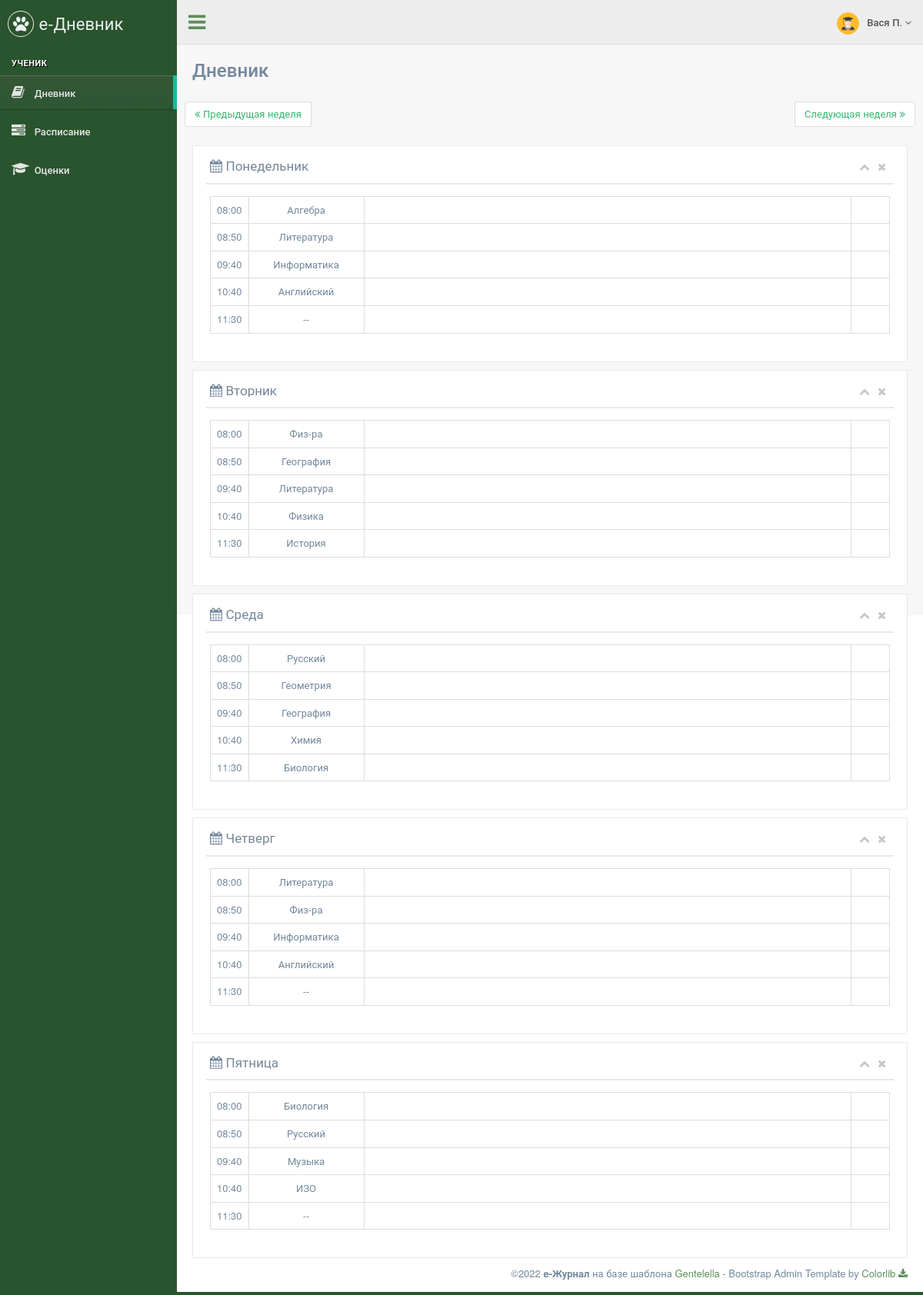
/student/diary/1 (signed in), run on the app's committed database.
### data/menu.py (models this page shows)
class Menu(ORMBase):
    __tablename__ = 'menu'
    id = Column(Integer, primary_key=True, autoincrement=True, unique=True)
    name = Column(String, nullable=True)
    section = Column(String, nullable=True)
    title = Column(String, nullable=True)
    icon = Column(String, nullable=True)
    ref = Column(String, nullable=True)
    roles = Column(String, nullable=True)
    order = Column(Integer, nullable=True)

### data/users.py (models this page shows)
class Users(ORMBase, UserMixin):
    __tablename__ = 'users'
    __json_exclude__ = set(["password"])
    id = Column(Integer, primary_key=True, autoincrement=True, unique=True)
    name = Column(String, nullable=True)
    surname = Column(String, nullable=True)
    otchestvo = Column(String, nullable=True)
    login = Column(String, nullable=True)
    password = Column(String, nullable=True)
    role = Column(String, nullable=True)
    class_id = Column(Integer, ForeignKey('classes.cl_id'), nullable=True)
    active = Column(Integer, nullable=True)

### main.py (the view)
@app.route('/student/diary/<n>')
def student_diary(n):
    cls_cur = session.query(Classes).filter(Classes.cl_id == current_user.class_id).first()
    class_name = str(cls_cur.number) + '-' + cls_cur.letter
    today = datetime.datetime.today()
    today_weekday = datetime.datetime.today().weekday()
    week_dates = {'Понедельник': str(today - datetime.timedelta(days=(today_weekday - 0 - (int(n) * 7)))).split(' ')[0],
                  'Вторник': str(today - datetime.timedelta(days=(today_weekday - 1 - (int(n) * 7)))).split(' ')[0],
                  'Среда': str(today - datetime.timedelta(days=(today_weekday - 2 - (int(n) * 7)))).split(' ')[0],
                  'Четверг': str(today - datetime.timedelta(days=(today_weekday - 3 - (int(n) * 7)))).split(' ')[0],
                  'Пятница': str(today - datetime.timedelta(days=(today_weekday - 4 - (int(n) * 7)))).split(' ')[0],
                  'Суббота': str(today - datetime.timedelta(days=(today_weekday - 5 - (int(n) * 7)))).split(' ')[0],
                  'Воскресенье': str(today - datetime.timedelta(days=(today_weekday - 6 - (int(n) * 7)))).split(' ')[0]}
    sch = loads(session.query(Classes).filter(Classes.cl_id == current_user.class_id).first().schedule)
    days = {'Понедельник': [[x,
                             session.query(Homeworks).filter(Homeworks.date == week_dates['Понедельник'], Homeworks.subject == x, Homeworks.class_id == cls_cur.cl_id).first(),
                             session.query(Grade).filter(Grade.user_id == current_user.id, Grade.subject == x, Grade.date == week_dates['Понедельник']).all()
                             ] for x in sch['mon']],
            'Вторник': [[x,
                         session.query(Homeworks).filter(Homeworks.date == week_dates['Вторник'], Homeworks.subject == x, Homeworks.class_id == cls_cur.cl_id).first(),
                         session.query(Grade).filter(Grade.user_id == current_user.id, Grade.subject == x, Grade.date == week_dates['Вторник']).all()
                         ] for x in sch['tue']],
            'Среда': [[x,
                       session.query(Homeworks).filter(Homeworks.date == week_dates['Среда'], Homeworks.subject == x, Homeworks.class_id == cls_cur.cl_id).first(),
                       session.query(Grade).filter(Grade.user_id == current_user.id, Grade.subject == x, Grade.date == week_dates['Среда']).all()
                       ] for x in sch['wed']],
            'Четверг': [[x,
                         session.query(Homeworks).filter(Homeworks.date == week_dates['Четверг'], Homeworks.subject == x, Homeworks.class_id == cls_cur.cl_id).first(),
                         session.query(Grade).filter(Grade.user_id == current_user.id, Grade.subject == x, Grade.date == week_dates['Четверг']).all()
                         ] for x in sch['thu']],
            'Пятница': [[x,
                         session.query(Homeworks).filter(Homeworks.date == week_dates['Пятница'], Homeworks.subject == x, Homeworks.class_id == cls_cur.cl_id).first(),
                         session.query(Grade).filter(Grade.user_id == current_user.id, Grade.subject == x, Grade.date == week_dates['Пятница']).all()
                         ] for x in sch['fri']]
            }
    rngs = loads(session.query(Classes).filter(Classes.cl_id == current_user.class_id).first().time_schedule)
    times = rngs['day']
    return render_page(['admin', 'student'], '/student/diary/0', 'student_diary.html',
                       class_name=class_name,
                       days=days,
                       week_dates=week_dates,
                       n=int(n),
                       datetime=datetime.datetime,
                       times=times)

### main.py (called while the page is built)
@login_manager.user_loader
def load_user(user_id):
    return session.query(Users).get(user_id)

def get_menu(role):
    items = session.query(Menu).filter(Menu.roles.ilike(f'%{role}%')).all()
    menu = dict()
    section = ""
    for item in items:
        if item.section:
            arr = menu.get(section)
            arr.append(item)
            menu[section] = arr
        else:
            section = item.title
            menu[section] = []
    return menu

def render_page(roles, ref, template, **context):
    if not login_fresh():
        return render_403()
    else:
        if current_user.role in roles:
            menu = get_menu(current_user.role)
            if not context:
                context = dict()
            context["menu"] = menu
            context["ref"] = ref
            context["role"] = current_user.role
            context["username"] = f"{current_user.name} {current_user.surname[0]}."
            return render_template(template, **context)
        else:
            return render_403()

### templates/student_diary.html (shortened to what this page needs)
{% extends "page_base.html" %}
{% block content %}
{% set a = {'01': 'января', '02': 'февраля', '03': 'марта', '04': 'апреля', '05': 'мая', '06': 'июня', '07': 'июля', '08': 'августа', '09': 'сентября', '10': 'октября', '11': 'ноября', '12': 'декабря'} %}
<div class="">
    <div class="page-title">
        <div class="title_left">
            <h3>Дневник</h3>
        </div>
        <div class="clearfix"></div>
        <div class="row">
            <nav aria-label="Page navigation">
                <ul class="pagination nav-week">
                    <li class="page-item prev-week">
                        <a class="page-link" href={{n - 1}}><i class="fa fa-angle-double-left"></i> Предыдущая неделя</a>
                    </li>
                    <li class="page-item next-week">
                        <a class="page-link" href={{n + 1}}>Следующая неделя <i class="fa fa-angle-double-right"></i></a>
                    </li>
                </ul>
            </nav>
            {% for day in days.keys() %}
            {% set tod_d = datetime.strptime(week_dates[day], '%Y-%m-%d') %}
            <div class="col-md-12 col-sm-12 col-xs-12">
                <div class="x_panel">
                    <div class="x_title">
                        <h2><i class="fa fa-calendar"></i> {{day}}<small> {{tod_d.day}} {{a[week_dates[day].split('-')[1]]}}</small></h2>
							<ul class="nav navbar-right panel_toolbox">
							  <li><a class="collapse-link"><i class="fa fa-chevron-up"></i></a></li>
							  <li><a class="close-link"><i class="fa fa-close"></i></a></li>
							</ul>
                        <div class="clearfix"></div>
                    </div>
                    <div class="x_content">
                        <table align="center" class="table table-bordered table-homework">
                            {% for i in range(5) %}
                            <tr>
                                <td width="10">{{ times[i] }}</td>
                                {% if days[day][i] and days[day][i][0] != None %}
                                <td align="center" width="150">{{ days[day][i][0] }}</td>
                                {% else %}
                                <td align="center" width="150">--</td>
                                {% endif %}
                                {% if days[day][i] and days[day][i][1] != None %}
                                <td>{{ days[day][i][1].homework }}</td>
                                {% else %}
                                <td>&nbsp;</td>
                                {% endif %}
                                {% if days[day][i] and days[day][i][2] != None %}
                                <td align="center" width="50" class="td-grade">
                                </td>
                                {% else %}
                                <td>&nbsp;</td>
                                {% endif %}
                            </tr>
                            {% endfor %}
                        </table>
                    </div>
                </div>
            </div>
            {% endfor %}
        </div>
    </div>
</div>
{% endblock %}

### templates/page_base.html (shortened to what this page needs)
<!DOCTYPE html>
<html lang="en">
  <head>
    <link href="/static/vendors/bootstrap/css/bootstrap.min.css" rel="stylesheet">
    <link href="/static/vendors/font-awesome/css/font-awesome.min.css" rel="stylesheet">
    <link href="/static/vendors/nprogress/nprogress.css" rel="stylesheet">
    <link href="/static/vendors/animate.css/animate.min.css" rel="stylesheet">
    <link href="/static/vendors/datatables.net-bs/css/dataTables.bootstrap.min.css" rel="stylesheet">
    <link href="/static/vendors/datatables.net-buttons-bs/css/buttons.bootstrap.min.css" rel="stylesheet">
    <link href="/static/vendors/datatables.net-fixedheader-bs/css/fixedHeader.bootstrap.min.css" rel="stylesheet">
    <link href="/static/vendors/datatables.net-responsive-bs/css/responsive.bootstrap.min.css" rel="stylesheet">
    <link href="/static/vendors/datatables.net-scroller-bs/css/scroller.bootstrap.min.css" rel="stylesheet">
    <link href="/static/vendors/switchery/switchery.css" rel="stylesheet">
    <link href="/static/vendors/bootstrap-datetimepicker/css/bootstrap-datetimepicker.css" rel="stylesheet">
    <link href="/static/css/custom.css" rel="stylesheet">
  </head>
  <body class="nav-md">
    <div class="container body">
      <div class="main_container">
        <div class="col-md-3 left_col">
          <div class="left_col scroll-view">
            <div class="navbar nav_title" style="border: 0;">
              <a href="index.html" class="site_title"><i class="fa fa-paw"></i> <span>е-Дневник</span></a>
            </div>
            <br />
            <div id="sidebar-menu" class="main_menu_side hidden-print main_menu">
              {% for section in menu.keys() %}
                <div class="menu_section">
                  <h3>{{ section }}</h3>
                  <ul class="nav side-menu">
                    {% for item in menu.get(section) %}
                      {% if item.ref == ref %}
                        <li class="active"><a href="{{ item.ref }}"><i class="{{ item.icon }}"></i> {{ item.title }}</a></li>
                      {% else %}
                        <li><a href="{{ item.ref }}"><i class="{{ item.icon }}"></i> {{ item.title }}</a></li>
                      {% endif %}
                    {% endfor %}
                  </ul>
                </div>
              {% endfor %}
            </div>
          </div>
        </div>
        <div class="top_nav">
          <div class="nav_menu">
            <nav>
              <div class="nav toggle">
                <a id="menu_toggle"><i class="fa fa-bars"></i></a>
              </div>
              <ul class="nav navbar-nav navbar-right">
                <li class="">
                  <a href="javascript:;" class="user-profile dropdown-toggle" data-toggle="dropdown" aria-expanded="false">
                    <img src="/static/images/{{ role }}.png" alt="">{{ username }}
                    <span class=" fa fa-angle-down"></span>
                  </a>
                </li>
              </ul>
            </nav>
          </div>
        </div>
        <div id="page-content" class="right_col" role="main">
          {% block content %}{% endblock %}
        </div>
        <footer>
          <div class="pull-right">
            ©2022 <b>e-Журнал</b> на базе шаблона <a href="https://colorlib.com/polygon/gentelella/index.html">Gentelella</a> - Bootstrap Admin Template by <a href="https://github.com/ColorlibHQ/gentelella">Colorlib <i class="fa fa-download"></i></a>
          </div>
        </footer>
      </div>
    </div>
  </body>
</html>

### data on the page
Menu: title "УЧЕНИК"
Menu: title "Дневник"
Menu: title "Расписание"
Menu: title "Оценки"
Users: role (picture)

### other printed values
{{ username }} "Вася П."
{{ day }} "Понедельник" "Вторник" "Среда" "Четверг" "Пятница"
{{ times[i] }} "08:00" "08:50" "09:40" "10:40" "11:30" "08:00" "08:50" "09:40" "10:40" "11:30" "08:00" "08:50" "09:40" "10:40" "11:30" "08:00" "08:50" "09:40" "10:40" "11:30" "08:00" "08:50" "09:40" "10:40" "11:30"
{{ days[day][i][0] }} "Алгебра" "Литература" "Информатика" "Английский" "Физ-ра" "География" "Литература" "Физика" "История" "Русский" "Геометрия" "География" "Химия" "Биология" "Литература" "Физ-ра" "Информатика" "Английский" "Биология" "Русский" "Музыка" "ИЗО"
